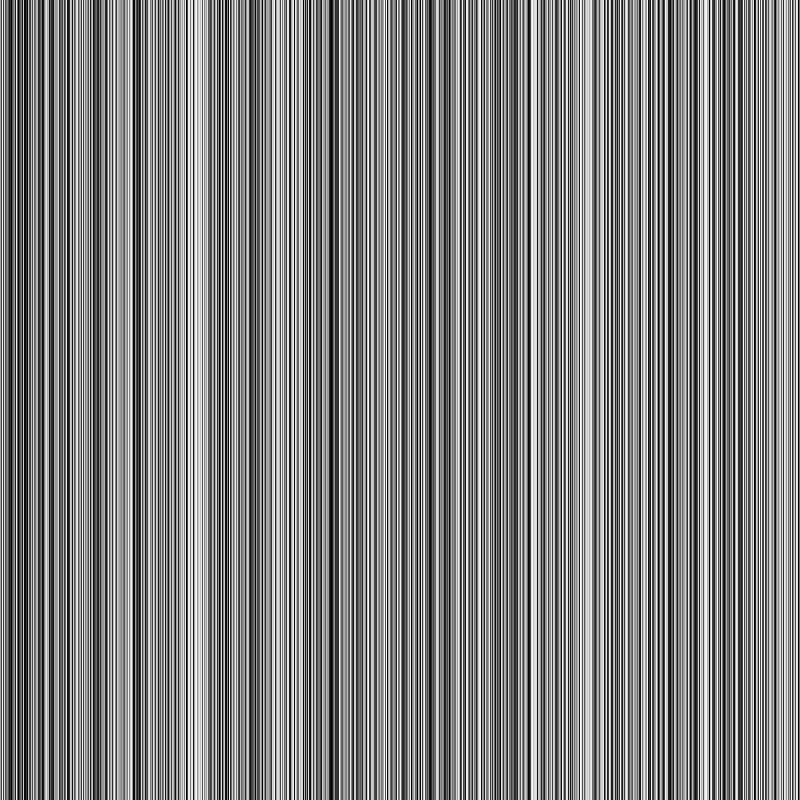
Frame 1 (no input)
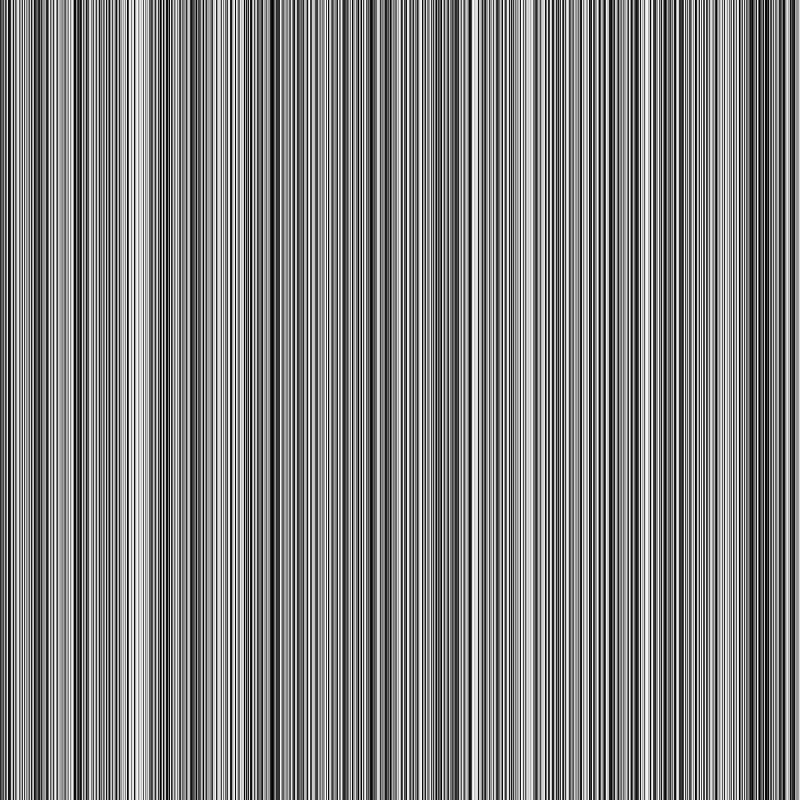
Frame 60 (the mouse pressed at the canvas centre just before this capture)
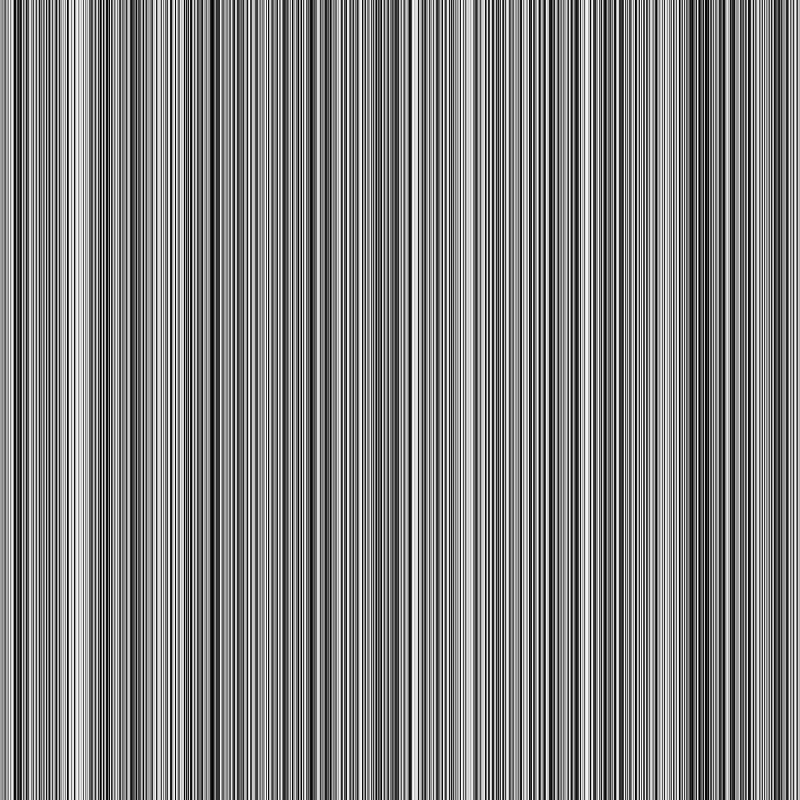
Frame 120 (the mouse held since frame 60 and released just before this capture)

The Processing sketch that drew these frames (run headless with seeded random() and noise(); from frame 60 on, the mouse is pressed at the canvas centre):

// Processing sketch: arrays
// ── arrays.pde
/*
An array is a list of data.
While a single variable points to a single piece of data,
an array points to multiple pieces of data.
An array tracks both the data itself and its position (index) in an array.
Arrays are indexed starting at 0.

In Processing an array can include any data type,
but you can't mix data types.
Also, once initialized arrays have a fixed size.
*/

//declare and create an array in 1 or 2 lines of code

int[] myIntArray;

//int[] myIntArray = new int[10]; //specify how much memory to allocate

//fill the array manually (you can only use hardcoded values like this when initializing)
float[] myFloatArray = {1.3, 1.6, 9.5, 3.5, 7.54, 5.6, 42.2, 1.65};

void setup(){
  size(800,800);
  
  myIntArray = new int [width];

  //fill the array manually
  //myIntArray[0] = 100;
  println(myIntArray.length);

  for (int a = 0; a < myIntArray.length; a++){
    myIntArray[a] = int(random(255));
  }
  
  //println(myIntArray);
  //myIntArray = arrayOperation(myIntArray);
  //println(myIntArray);

}

void draw(){
  
  drawArray(myIntArray);
  
  shiftArray(myIntArray);
}


int[] arrayOperation(int[] myTempArray){
  for (int aO = 0; aO < myTempArray.length; aO++){
    myTempArray[aO]*=2;
  }
  
  return myTempArray;
}

void keyPressed(){
  //clear the array when the delete key is pressed
  if (keyCode == 127){
    for(int delIt = 0; delIt < myIntArray.length;delIt++){
      myIntArray[delIt] = 0;
    }
  } else {
    for (int a = 0; a < myIntArray.length; a++){
      myIntArray[a] = int(random(255));
    }
  }
}

void drawArray(int[] arrayToDraw){
  for(int aX = 0; aX < width; aX ++){
    for(int aY = 0; aY < height; aY++){
      set(aX,aY,color(arrayToDraw[aX]));
    }
  }
}

int[] shiftArray(int[] arrayToShift){
  int tempValue = arrayToShift[0];
  for (int sA = 0; sA < arrayToShift.length-1; sA++){
    arrayToShift[sA]=arrayToShift[sA+1];
  }
  arrayToShift[arrayToShift.length-1]=tempValue;
  
  return arrayToShift;
}
